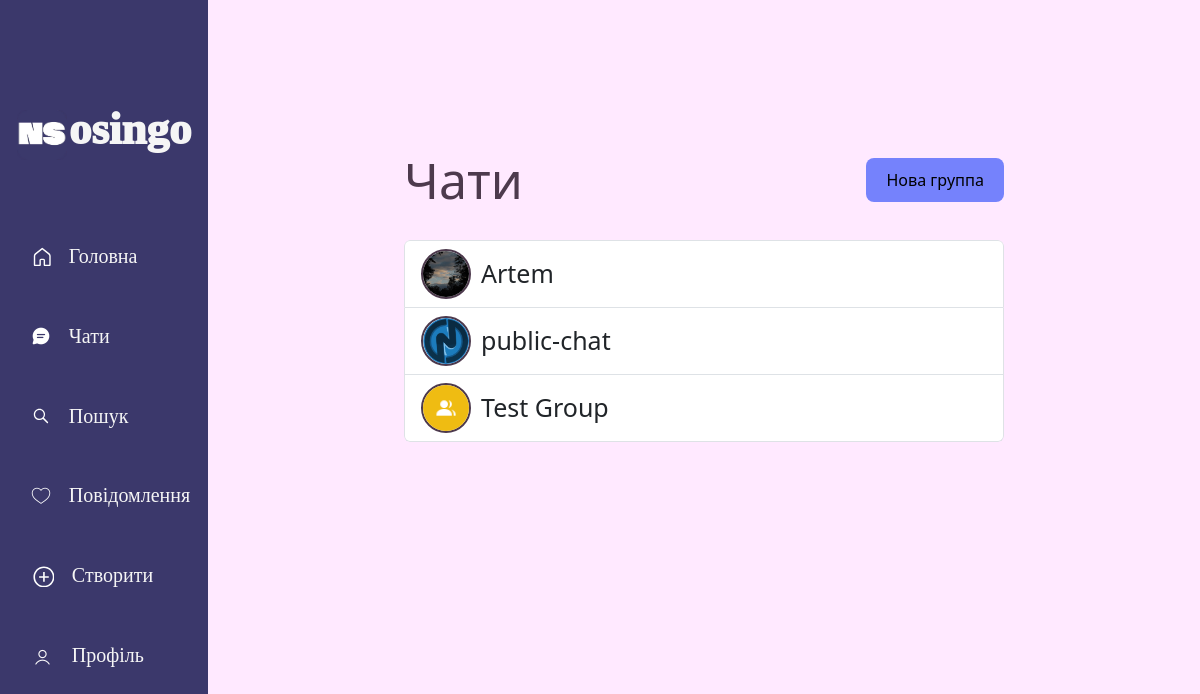
/messenger/ (signed in), run on the app's committed database.
### auth_system/models.py (models this page shows, shortened)
class Client(AbstractUser):
    photo = models.ImageField(
        upload_to='media/',
        default='media\profile_photo.png'
    )
    description = models.CharField(
        null=True,
        blank=True,
        max_length=150
    )
    def has_unread_messages(self):
        return Message.objects.filter(message_to = self, read = False)

### messenger/models.py (models this page shows, shortened)
class ChatGroup(models.Model):
    group_name = models.CharField(max_length=128, unique = True, default=shortuuid.uuid)
    photo = models.ImageField(upload_to='media/',default=default_group_imeges[randint(0,5)])
    groupchat_name = models.CharField(max_length=128, null=True, blank=True)
    admin = models.ForeignKey(Client, related_name='groupchats', blank=True, null=True, on_delete=models.SET_NULL)
    client_online = models.ManyToManyField(Client, related_name='online_in_groups', blank=True)
    members = models.ManyToManyField(Client, related_name='chat_groups', blank=True)
    is_private = models.BooleanField(default=False)
    invite_code = models.CharField(max_length=16, unique=True, editable=False, blank=True)

### messenger/views.py (the view)
# urls.py: path('messenger/', views.ChatListView.as_view(), name='messenger'),
class ChatListView(LoginRequiredMixin,ListView):
    model = models.ChatGroup
    template_name = 'messenger/chat_list.html'
    context_object_name = 'chats'
    def get_queryset(self):
        return models.ChatGroup.objects.annotate(
            last_msg_time=Max('chat_messages__created_time'),
            num_members=Count('members')
        ).exclude(
            Q(is_private=True) & Q(num_members__lte=1)
        ).exclude(
            Q(is_private=True) & Q(members__username='adding_message')
        ).order_by('-last_msg_time')

### templates/messenger/chatgroup_list.html (shortened to what this page needs)
{% extends 'base.html' %}
{% block content %}
<div class="chat_list_div">
    <div class="chat_list_header">
        <h1 style="font-size: 50px;">Чати</h1>
        <div style="display: flex; align-items: center;"><a class="a-my-primary" href="{% url 'messenger:new_groupchat' %}">Нова группа</a></div>
    </div>
    <div class="list-group chat_list">
        {% if chats %}
        {% for chat in chats %}
            {% if user in chat.members.all %}
            <a href="{% url 'messenger:chatroom' chat.group_name %}" style=" align-items: center;font-size: 25px;" class="list-group-item list-group-item-action d-flex">
                {% if chat.is_private %}
                    {% for member in chat.members.all %}
                        {% if member != user %}
                            <img src="{{ member.photo.url }}" alt="" class="profile_photo_small">
                            {{ member.username }}
                        {% endif %}
                    {% endfor %}
                {% else %}
                    <img src="{{ chat.photo.url }}" alt="" class="profile_photo_small">
                    {% if chat.groupchat_name %}
                        {{ chat.groupchat_name }}
                    {% else %}
                        {{ chat.group_name }}
                    {% endif %}
                {% endif %}
            </a>
            {% endif %}
        {% endfor %}
        {% else %}
            <h1>Нажаль, у вас немає чатів</h1>
        {% endif %}
    </div>
</div>
{% endblock content %}

### static/style.css (style rules this page uses)
body { background: #362b48; }
.a-my-primary { padding: 20px; text-decoration: none; background-color: rgb(117, 130, 252); border: none; color: black; border-radius: 8px; padding: 10px 20px; font-size: 16px; cursor: pointer; }
.profile_photo_small { margin-right: 10px; border: #4d3a4d 2px solid; width: 50px; height: 50px; object-fit: cover; border-radius: 100%; }
.chat_list_div { width: 50%; position: absolute; top: 150px; }
.chat_list { max-height: 60vh; overflow-y: auto; scrollbar-width: none; width: 100%; }
.chat_list_header { width: 100%; display: flex; justify-content: space-between; margin-bottom: 5%; }

### data on the page
ChatGroup: photo (picture), group_name "public-chat"
ChatGroup: photo (picture), groupchat_name "Test Group"

### other printed values
{{ member.username }} "Artem"
